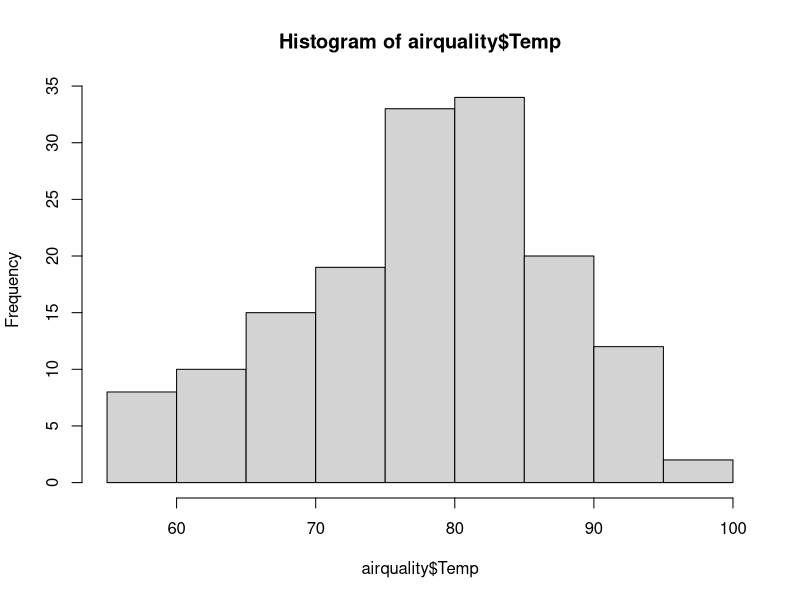
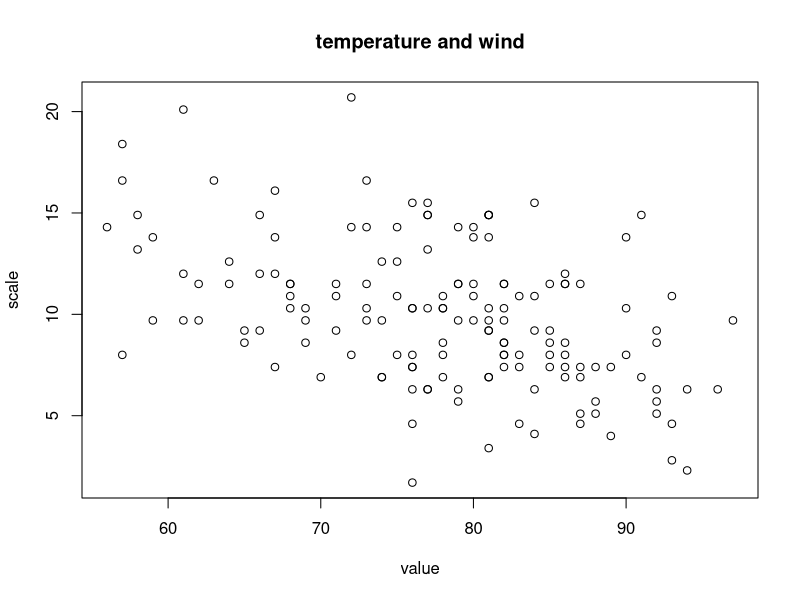

Reproduce these figures in R, in order.
## ---- chunk 1
knitr::opts_chunk$set(echo = TRUE)
## ---- chunk 2

#Manasa Akkinapally 
#Kent ID : 811286356
#FML Assignment 


data("airquality")
View(airquality)

#mean
mean(airquality$Temp)


#median
median(airquality$Temp)


#mode
mode<-function(x){
  n<-table("airquality")
  which.max(n)
}
mode(airquality$Temp)


#range
range(airquality$Temp)


#standard deviation
sd(airquality$Temp)


#variance
var(airquality$Temp)


#summary
summary(airquality)


#histogram
hist(airquality$Temp)


#scatter plot
x= airquality$Temp
y= airquality$Wind
plot(x,y,main = "temperature and wind",xlab = "value",ylab = "scale")

